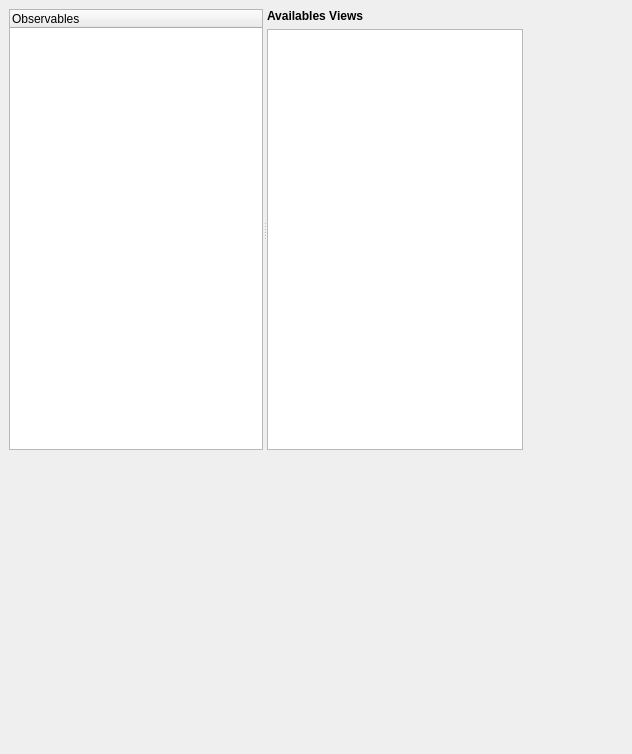
<?xml version="1.0" encoding="UTF-8"?>
<ui version="4.0">
 <class>FileVpzObservables</class>
 <widget class="QWidget" name="FileVpzObservables">
  <property name="geometry">
   <rect>
    <x>0</x>
    <y>0</y>
    <width>632</width>
    <height>754</height>
   </rect>
  </property>
  <property name="sizePolicy">
   <sizepolicy hsizetype="Preferred" vsizetype="Preferred">
    <horstretch>0</horstretch>
    <verstretch>0</verstretch>
   </sizepolicy>
  </property>
  <property name="windowTitle">
   <string>Form</string>
  </property>
  <property name="autoFillBackground">
   <bool>true</bool>
  </property>
  <widget class="QSplitter" name="splitter">
   <property name="geometry">
    <rect>
     <x>9</x>
     <y>9</y>
     <width>514</width>
     <height>441</height>
    </rect>
   </property>
   <property name="orientation">
    <enum>Qt::Horizontal</enum>
   </property>
   <widget class="QTreeWidget" name="obsTree">
    <property name="selectionMode">
     <enum>QAbstractItemView::MultiSelection</enum>
    </property>
    <property name="selectionBehavior">
     <enum>QAbstractItemView::SelectItems</enum>
    </property>
    <column>
     <property name="text">
      <string>Observables</string>
     </property>
    </column>
   </widget>
   <widget class="QWidget" name="">
    <layout class="QVBoxLayout" name="verticalLayout">
     <item>
      <widget class="QLabel" name="viewsLabel">
       <property name="sizePolicy">
        <sizepolicy hsizetype="Fixed" vsizetype="Fixed">
         <horstretch>0</horstretch>
         <verstretch>0</verstretch>
        </sizepolicy>
       </property>
       <property name="font">
        <font>
         <weight>75</weight>
         <bold>true</bold>
        </font>
       </property>
       <property name="text">
        <string>Availables Views</string>
       </property>
      </widget>
     </item>
     <item>
      <widget class="QListWidget" name="viewsList">
       <property name="sizePolicy">
        <sizepolicy hsizetype="MinimumExpanding" vsizetype="Expanding">
         <horstretch>0</horstretch>
         <verstretch>0</verstretch>
        </sizepolicy>
       </property>
       <property name="layoutDirection">
        <enum>Qt::LeftToRight</enum>
       </property>
       <property name="selectionMode">
        <enum>QAbstractItemView::MultiSelection</enum>
       </property>
       <property name="selectionBehavior">
        <enum>QAbstractItemView::SelectItems</enum>
       </property>
      </widget>
     </item>
    </layout>
   </widget>
  </widget>
 </widget>
 <resources/>
 <connections/>
</ui>
